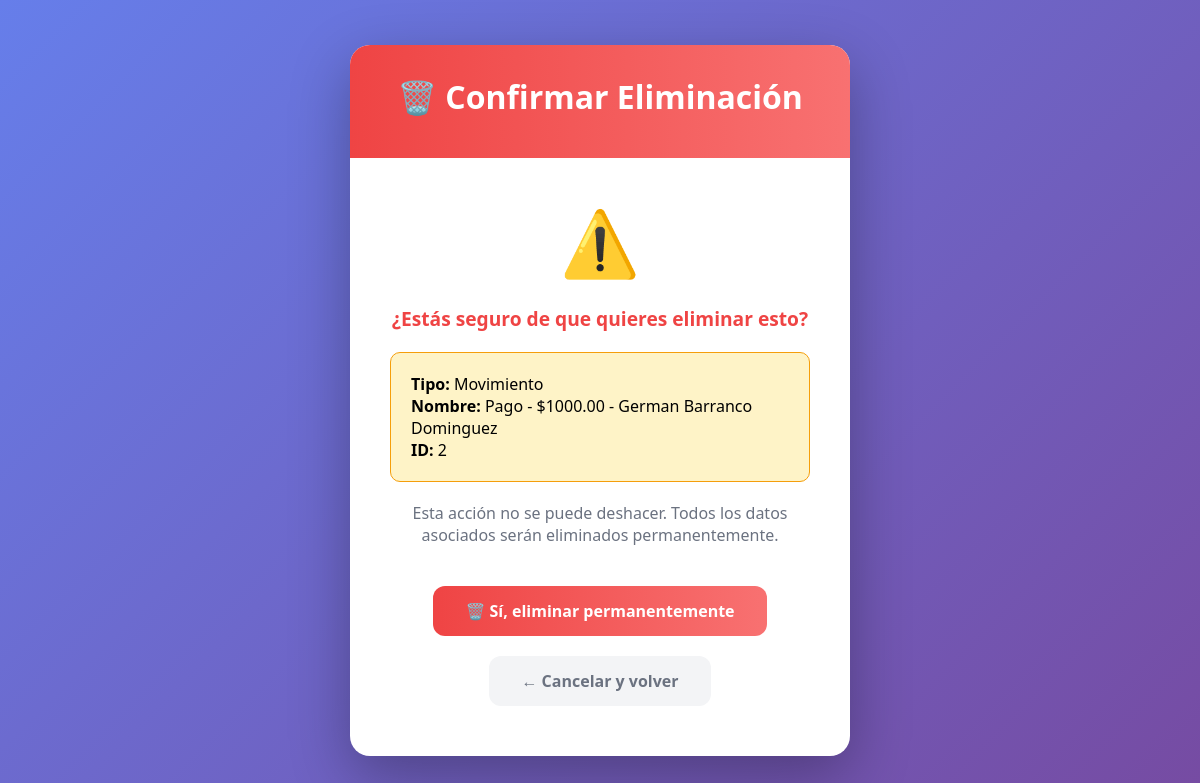
The app's page /movimientos/eliminar/2/ (signed in) with its own data.
### tarjetas_app/models.py (models this page shows, shortened)
class Movimiento(models.Model):
    TIPO_CHOICES = [
        ('COMPRA', 'Compra'),
        ('PAGO', 'Pago'),
        ('COMISION', 'Comisión'),
        ('INTERES', 'Interés'),
        ('CASHBACK', 'Cashback'),
    ]
    tarjeta = models.ForeignKey(Tarjeta, on_delete=models.CASCADE, related_name='movimientos', verbose_name="Tarjeta")
    persona = models.ForeignKey(Persona, on_delete=models.CASCADE, related_name='movimientos', verbose_name="Persona")
    establecimiento = models.ForeignKey(Establecimiento, on_delete=models.CASCADE, verbose_name="Establecimiento",null=True,blank=True)
    tipo = models.CharField(max_length=10, choices=TIPO_CHOICES, verbose_name="Tipo de movimiento")
    monto = models.DecimalField(max_digits=10, decimal_places=2, verbose_name="Monto")
    monto_cashback = models.DecimalField(
        max_digits=10,
        decimal_places=2,
        default=0,
        verbose_name="Cashback generado"
    )
    descripcion = models.TextField(verbose_name="Descripción")
    fecha = models.DateField(verbose_name="Fecha del movimiento")
    fecha_registro = models.DateTimeField(auto_now_add=True, verbose_name="Fecha de registro")
    class Meta:
        verbose_name = "Movimiento"
        verbose_name_plural = "Movimientos"
        ordering = ['-fecha', '-fecha_registro']
    def __str__(self):
        return f"{self.get_tipo_display()} - ${self.monto} - {self.persona.nombre}"

class Persona(models.Model):
    nombre = models.CharField(max_length=100, verbose_name="Nombre completo")
    activo = models.BooleanField(default=True, verbose_name="Activo")
    fecha_registro = models.DateField(auto_now_add=True, verbose_name="Fecha de registro")
    email = models.EmailField(blank=True, verbose_name="Correo electrónico")
    telefono = models.CharField(max_length=20, blank=True, verbose_name="Teléfono")
    class Meta:
        verbose_name = "Persona"
        verbose_name_plural = "Personas"
        ordering = ['nombre']

### tarjetas_app/views.py (the view)
# urls.py: path('movimientos/eliminar/<int:movimiento_id>/', views.eliminar_movimiento, name='eliminar_movimiento'),
@login_required
def eliminar_movimiento(request, movimiento_id):
    movimiento = get_object_or_404(Movimiento, id=movimiento_id)
    if request.method == 'POST':
        movimiento.delete()
        messages.success(request, '✅ ¡Movimiento eliminado exitosamente!')
        return redirect('lista_movimientos')
    return render(request, 'tarjetas_app/confirmar_eliminar.html', {
        'objeto': movimiento,
        'tipo': 'movimiento',
        'volver_url': 'lista_movimientos'
    })

### templates/tarjetas_app/confirmar_eliminar.html (shortened to what this page needs)
<!DOCTYPE html>
<html lang="es">
<head>
</head>
<body>
    <div class="container">
        <div class="header">
            <h1>🗑️ Confirmar Eliminación</h1>
        </div>
        <div class="content">
            <div class="warning-icon">⚠️</div>
            <div class="warning-text">¿Estás seguro de que quieres eliminar esto?</div>
            <div class="object-info">
                <strong>Tipo:</strong> {{ tipo|title }}<br>
                <strong>Nombre:</strong> {{ objeto }}<br>
                <strong>ID:</strong> {{ objeto.id }}
            </div>
            <p style="color: #6b7280; margin-bottom: 30px;">
                Esta acción no se puede deshacer. Todos los datos asociados serán eliminados permanentemente.
            </p>
            <form method="post">
                <button type="submit" class="btn btn-danger">
                    🗑️ Sí, eliminar permanentemente
                </button>
                <a href="{% url volver_url %}" class="btn btn-secondary">
                    ← Cancelar y volver
                </a>
            </form>
        </div>
    </div>
</body>
</html>

### templates/tarjetas_app/confirmar_eliminar.html (style rules this page uses)
* { margin: 0; padding: 0; box-sizing: border-box; font-family: 'Segoe UI', Tahoma, Geneva, Verdana, sans-serif; }
body { background: linear-gradient(135deg, #667eea 0%, #764ba2 100%); min-height: 100vh; display: flex; justify-content: center; align-items: center; padding: 20px; }
.container { background: white; border-radius: 20px; box-shadow: 0 20px 60px rgba(0,0,0,0.3); width: 100%; max-width: 500px; overflow: hidden; text-align: center; }
.header { background: linear-gradient(to right, #ef4444, #f87171); color: white; padding: 30px; }
.header h1 { font-size: 2rem; margin-bottom: 10px; }
.content { padding: 40px; }
.warning-icon { font-size: 4rem; margin-bottom: 20px; }
.warning-text { color: #ef4444; font-size: 1.2rem; margin-bottom: 20px; font-weight: 600; }
.object-info { background: #fef3c7; border: 1px solid #f59e0b; border-radius: 10px; padding: 20px; margin: 20px 0; text-align: left; }
.btn { padding: 14px 32px; border: none; border-radius: 12px; font-size: 1rem; font-weight: 600; cursor: pointer; transition: all 0.3s ease; display: inline-flex; align-items: center; justify-content: center; gap: 8px; text-decoration: none; margin: 10px; }
.btn-danger { background: linear-gradient(to right, #ef4444, #f87171); color: white; }
.btn-secondary { background: #f3f4f6; color: #6b7280; }

### records on screen
Movimiento: tipo+monto+persona "Pago - $1000.00 - German Barranco Dominguez", id "2"

### other values on screen
{{ tipo|title }} "Movimiento"
